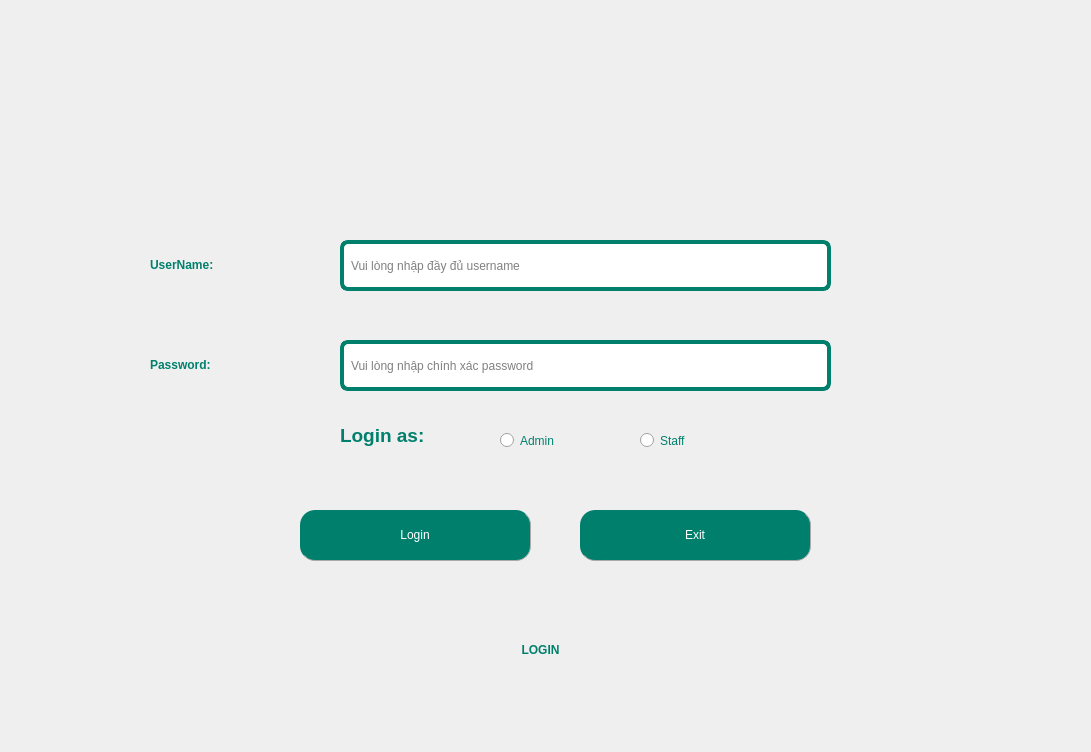
<?xml version="1.0" encoding="UTF-8"?>
<ui version="4.0">
 <class>MainWindow</class>
 <widget class="QMainWindow" name="MainWindow">
  <property name="geometry">
   <rect>
    <x>0</x>
    <y>0</y>
    <width>1091</width>
    <height>752</height>
   </rect>
  </property>
  <property name="windowTitle">
   <string>Login</string>
  </property>
  <property name="styleSheet">
   <string notr="true">QMenuBar {
    background-color: #00806c;  /* Màu nền */
    color: White;  /* Màu chữ */
	font-weight: bold;
}

QMenuBar::item {
    background-color: transparent;
    padding: 5px 10px;
}

QMenuBar::item:selected { 
    background-color: #86ad6f;  /* Màu khi hover */
}</string>
  </property>
  <widget class="QWidget" name="centralwidget">
   <widget class="QLabel" name="label_7">
    <property name="geometry">
     <rect>
      <x>330</x>
      <y>600</y>
      <width>421</width>
      <height>101</height>
     </rect>
    </property>
    <property name="styleSheet">
     <string notr="true">QLabel {
	font: bold 50pt &quot;Tahoma&quot;;        /* Cỡ chữ */
    color: #00806c;             /* Màu chữ */
    font-weight: bold;      /* Chữ đậm */

}
</string>
    </property>
    <property name="text">
     <string>&lt;html&gt;&lt;head/&gt;&lt;body&gt;&lt;p align=&quot;center&quot;&gt;LOGIN&lt;/p&gt;&lt;/body&gt;&lt;/html&gt;</string>
    </property>
   </widget>
   <widget class="QPushButton" name="pushButtonExit">
    <property name="geometry">
     <rect>
      <x>580</x>
      <y>510</y>
      <width>231</width>
      <height>51</height>
     </rect>
    </property>
    <property name="styleSheet">
     <string notr="true">QPushButton{
        border-radius: 15px;
		border-right: 1px solid #aaaaaa;
		border-bottom: 1px solid #aaaaaa;
		font: bold 20pt &quot;Tahoma&quot;; /* Chữ in đậm */

}

QPushButton:enabled {
		background-color: #00806c;
		color: White;
}

QPushButton:pressed {
		background-color: #dfc456;
		color: #fffffe;
}


QPushButton:hover:!pressed {
		background-color: #86ad6f;
		color: #0c2f70;
}

QPushButton:disabled {
		background-color: #aaaaaa;
		color: #ffffff;
}
</string>
    </property>
    <property name="text">
     <string>Exit</string>
    </property>
   </widget>
   <widget class="QPushButton" name="pushButtonLogin">
    <property name="geometry">
     <rect>
      <x>300</x>
      <y>510</y>
      <width>231</width>
      <height>51</height>
     </rect>
    </property>
    <property name="styleSheet">
     <string notr="true">QPushButton{
        border-radius: 15px;
		border-right: 1px solid #aaaaaa;
		border-bottom: 1px solid #aaaaaa;
		font: bold 20pt &quot;Tahoma&quot;; /* Chữ in đậm */

}

QPushButton:enabled {
		background-color: #00806c;
		color: White;
}

QPushButton:pressed {
		background-color: #dfc456;
		color: #fffffe;
}


QPushButton:hover:!pressed {
		background-color: #86ad6f;
		color: #0c2f70;
}

QPushButton:disabled {
		background-color: #aaaaaa;
		color: #ffffff;
}
</string>
    </property>
    <property name="text">
     <string>Login</string>
    </property>
   </widget>
   <widget class="QLineEdit" name="lineEditUserName">
    <property name="geometry">
     <rect>
      <x>340</x>
      <y>240</y>
      <width>491</width>
      <height>51</height>
     </rect>
    </property>
    <property name="styleSheet">
     <string notr="true">QLineEdit {
    background-color: white;
    border: 4px solid #00806c;
    border-radius: 8px;
    padding: 5px;
    font: 12pt &quot;Tahoma&quot;;
}
</string>
    </property>
    <property name="placeholderText">
     <string>Vui lòng nhập đầy đủ username</string>
    </property>
   </widget>
   <widget class="QLabel" name="label_3">
    <property name="geometry">
     <rect>
      <x>150</x>
      <y>340</y>
      <width>171</width>
      <height>51</height>
     </rect>
    </property>
    <property name="styleSheet">
     <string notr="true">font: 75 18pt &quot;Tahoma&quot;;
color: #00806c; </string>
    </property>
    <property name="text">
     <string>&lt;html&gt;&lt;head/&gt;&lt;body&gt;&lt;p&gt;&lt;span style=&quot; font-weight:600;&quot;&gt;Password:&lt;/span&gt;&lt;/p&gt;&lt;/body&gt;&lt;/html&gt;</string>
    </property>
   </widget>
   <widget class="QLineEdit" name="lineEditPassword">
    <property name="geometry">
     <rect>
      <x>340</x>
      <y>340</y>
      <width>491</width>
      <height>51</height>
     </rect>
    </property>
    <property name="styleSheet">
     <string notr="true">QLineEdit {
    background-color: white;
    border: 4px solid #00806c;
    border-radius: 8px;
    padding: 5px;
    font: 12pt &quot;Tahoma&quot;;
}</string>
    </property>
    <property name="text">
     <string/>
    </property>
    <property name="echoMode">
     <enum>QLineEdit::Password</enum>
    </property>
    <property name="placeholderText">
     <string>Vui lòng nhập chính xác password</string>
    </property>
   </widget>
   <widget class="QLabel" name="label_2">
    <property name="geometry">
     <rect>
      <x>150</x>
      <y>240</y>
      <width>181</width>
      <height>51</height>
     </rect>
    </property>
    <property name="styleSheet">
     <string notr="true">font: 75 18pt &quot;Tahoma&quot;;
color: #00806c; </string>
    </property>
    <property name="text">
     <string>&lt;html&gt;&lt;head/&gt;&lt;body&gt;&lt;p&gt;&lt;span style=&quot; font-weight:600;&quot;&gt;UserName:&lt;/span&gt;&lt;/p&gt;&lt;/body&gt;&lt;/html&gt;</string>
    </property>
   </widget>
   <widget class="QRadioButton" name="AdminRadio">
    <property name="geometry">
     <rect>
      <x>500</x>
      <y>420</y>
      <width>111</width>
      <height>41</height>
     </rect>
    </property>
    <property name="styleSheet">
     <string notr="true">QRadioButton {
    font: bold 25px &quot;Tahoma&quot;;
    color: rgb(0, 128, 108); /* hoặc color: #00806C; */
}</string>
    </property>
    <property name="text">
     <string>Admin</string>
    </property>
   </widget>
   <widget class="QRadioButton" name="StaffRadio">
    <property name="geometry">
     <rect>
      <x>640</x>
      <y>420</y>
      <width>111</width>
      <height>41</height>
     </rect>
    </property>
    <property name="styleSheet">
     <string notr="true">QRadioButton {
    font: bold 25px &quot;Tahoma&quot;;
    color: rgb(0, 128, 108); /* hoặc color: #00806C; */
}</string>
    </property>
    <property name="text">
     <string>Staff</string>
    </property>
   </widget>
   <widget class="QLabel" name="label_5">
    <property name="geometry">
     <rect>
      <x>340</x>
      <y>410</y>
      <width>141</width>
      <height>51</height>
     </rect>
    </property>
    <property name="styleSheet">
     <string notr="true">QLabel {
	font: bold 40pt &quot;Tahoma&quot;;        /* Cỡ chữ */
    color: #00806c;             /* Màu chữ */
    font-weight: bold;      /* Chữ đậm */

}
</string>
    </property>
    <property name="text">
     <string>&lt;html&gt;&lt;head/&gt;&lt;body&gt;&lt;p&gt;&lt;span style=&quot; font-size:14pt; font-weight:600;&quot;&gt;Login as:&lt;/span&gt;&lt;/p&gt;&lt;/body&gt;&lt;/html&gt;</string>
    </property>
   </widget>
   <widget class="QLabel" name="labelBackground">
    <property name="geometry">
     <rect>
      <x>-10</x>
      <y>-20</y>
      <width>1101</width>
      <height>821</height>
     </rect>
    </property>
    <property name="text">
     <string/>
    </property>
    <property name="pixmap">
     <pixmap>../../images/loginbackground.gif</pixmap>
    </property>
    <property name="scaledContents">
     <bool>true</bool>
    </property>
   </widget>
   <zorder>labelBackground</zorder>
   <zorder>label_7</zorder>
   <zorder>pushButtonExit</zorder>
   <zorder>pushButtonLogin</zorder>
   <zorder>lineEditUserName</zorder>
   <zorder>label_3</zorder>
   <zorder>lineEditPassword</zorder>
   <zorder>label_2</zorder>
   <zorder>AdminRadio</zorder>
   <zorder>StaffRadio</zorder>
   <zorder>label_5</zorder>
  </widget>
  <action name="actionHelp">
   <property name="text">
    <string>Help</string>
   </property>
  </action>
 </widget>
 <resources/>
 <connections/>
</ui>
